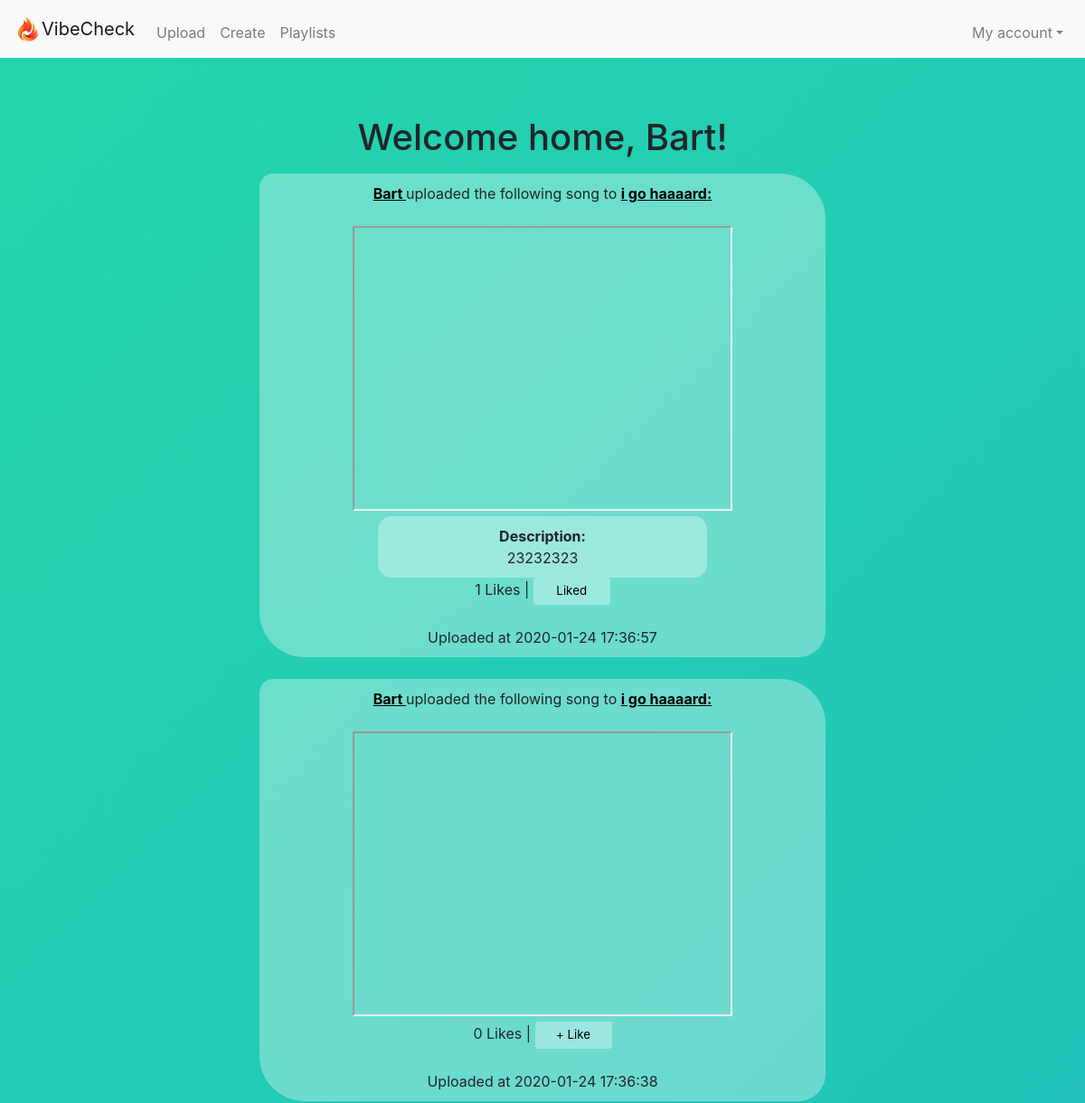
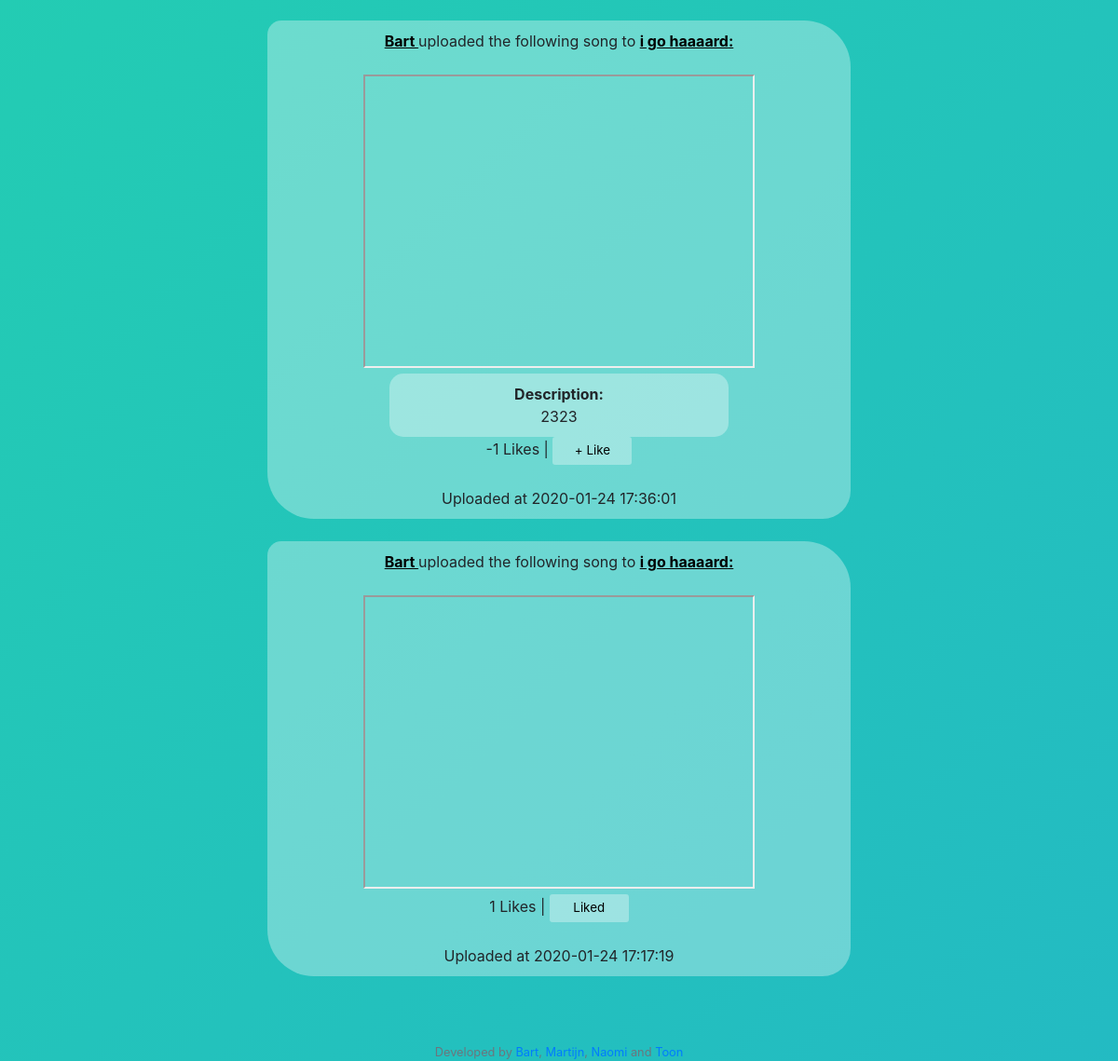
The page /timeline (signed in) on the database as committed earlier (2 pictures, top to bottom).
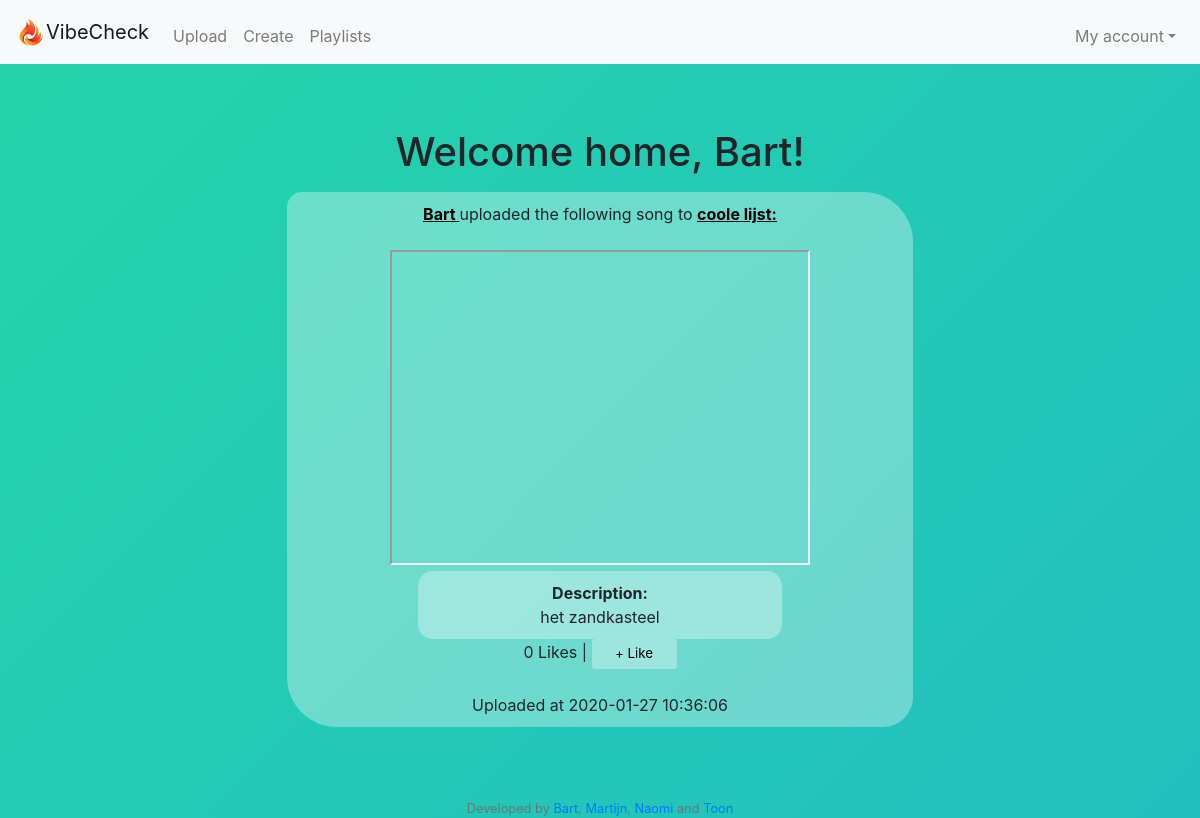
The same page on the database as committed later.
### tables this page shows
CREATE TABLE 'tracks' ('playlist_id' integer, 'link' text, 'added_by' text, 'time' timestamp DEFAULT CURRENT_TIMESTAMP,'link_desc' text, 'track_id'  INTEGER PRIMARY KEY NOT NULL  , 'likes' INTEGER DEFAULT 0);

CREATE TABLE 'users' ('user_id' integer PRIMARY KEY NOT NULL, 'username' text, 'hash' text);

CREATE TABLE 'playlists' ('playlist_id' integer PRIMARY KEY NOT NULL, 'playlist_name' text, 'description' text, 'creator_id' integer);

### application.py (the view)
@app.route("/timeline")
@login_required
def timeline():
    playlists_ids = db.execute("SELECT playlist_id FROM playlist_users WHERE user_id= :user_id", user_id=session["user_id"])
    name = db.execute("SELECT username FROM users WHERE user_id = :user_id", user_id=session["user_id"])
    data = timeline_info(playlists_ids)
    return render_template("timeline.html", data=data, name=name)

### application.py (called while the page is built)
@app.after_request
def after_request(response):
    response.headers["Cache-Control"] = "no-cache, no-store, must-revalidate"
    response.headers["Expires"] = 0
    response.headers["Pragma"] = "no-cache"
    return response

### helpers.py (called while the page is built)
def youtube_api(link):
    if "=" in link:
        link = link.split("=")
        link = link[1].split("&")
        for item in link:
            return item
    else:
        link = link.split("e/")
        link = link[1].split("?")
        for item in link:
            return item

def login_required(f):
    @wraps(f)
    def decorated_function(*args, **kwargs):
        if session.get("user_id") is None:
            return redirect("/login")
        return f(*args, **kwargs)
    return decorated_function

def check_liked(user_id, track_id):
    check_liked = db.execute("SELECT user_id FROM users_likedtracks WHERE track_id = :track_id", track_id=track_id)
    for i in check_liked:
        if i["user_id"] == user_id:
            return True

### templates/timeline.html (shortened to what this page needs)
{% extends "layout.html" %}
{% block main %}
    <body>
        <p>
            <h1 align = "center">Welcome home, {{ name[0]["username"]}}!</h1>
        </p>
        {% for link in data %}
        <div class= "song">
            <div align="center" color=white>
                <strong>
                    <a class="link" href="/profile?username={{link[0][0]['username']}}">
                        {{link[0][0]["username"]}}
                    </a>
                </strong>
                uploaded the following song to
                <a class = "link "href=/playlist_profile?id={{ link[5][0]["playlist_id"]}}>
                    <strong>
                        {{ link[3][0]["playlist_name"] }}:
                    </strong>
                </a>
            </div>
            <br>
            <div align="center">
                <iframe width="420" height="315"
                    src="https://www.youtube.com/embed/{{link[1]}}">
                </iframe>
                {% if link[4] %}
                    <div class = "comment">
                        <strong>Description:</strong>
                        <br>
                        {{ link[4] }}
                    </div>
                {% endif %}
                {% if link[8] != "liked" %}
                    <div>
                        {{link[6]}} Likes |
                        <a href="/upvote?track_id={{link[7]}}">
                            <button id="like-button" type="button">+ Like</button>
                        </a>
                    </div>
                {% else %}
                    <div>
                    {{link[6]}} Likes |
                    <a href="/upvote?track_id={{link[7]}}">
                        <button id="unlike-button" type="button">Liked</button>
                    </a>
                    </div>
                {% endif %}
                <br>
            </div>
            Uploaded at {{link[2]}}
        </div>
        <br>
        {% endfor %}
    </body>
{% endblock %}

Rows that differ between the two databases and show on the page:
no longer on this page (row unchanged): tracks: username "Bart", playlist_name "i go haaaard", link_desc "23232323", likes "1", time "2020-01-24 17:36:57"
no longer on this page (row unchanged): tracks: username "Bart", playlist_name "i go haaaard", likes "0", time "2020-01-24 17:36:38"
no longer on this page (row unchanged): tracks: username "Bart", playlist_name "i go haaaard", link_desc "2323", likes "-1", time "2020-01-24 17:36:01"
no longer on this page (row unchanged): tracks: username "Bart", playlist_name "i go haaaard", likes "1", time "2020-01-24 17:17:19"
added tracks: username "Bart", playlist_name "coole lijst", link_desc "het zandkasteel", likes "0", time "2020-01-27 10:36:06"
